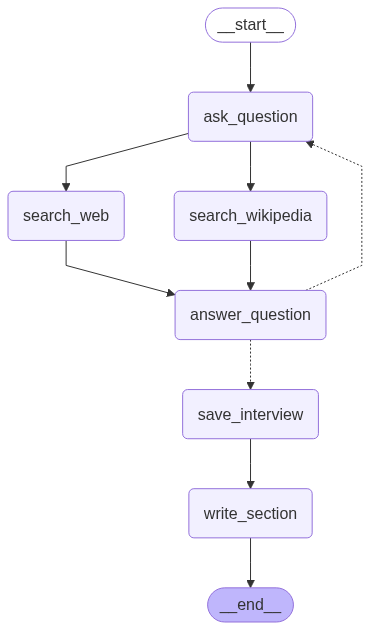

This figure's Python source:
import io
import os
from ast import operator
from typing import Annotated

from dotenv import find_dotenv, load_dotenv
from langchain_community.document_loaders import WikipediaLoader
from langchain_community.tools.tavily_search import TavilySearchResults
from langchain_core.messages import (
    AIMessage,
    HumanMessage,
    SystemMessage,
    get_buffer_string,
)
from langchain_openai import ChatOpenAI
from langgraph.checkpoint.memory import MemorySaver
from langgraph.graph import END, START, MessagesState, StateGraph
from langgraph.graph.message import add_messages
from PIL import Image
from projects.research_automation_multiagent.ai_analyst_generator import Analyst
from pydantic import BaseModel, Field

_ = load_dotenv(find_dotenv())

openai_api_key = os.environ["OPENAI_API_KEY"]
base_url = os.environ["ORCHESTATOR_BASE_URL"]
model_name = os.environ["ORCHESTATOR_MODEL"]


llm = ChatOpenAI(base_url=base_url, model=model_name)

#  MessagesState: tipo de state especializado de LangGraph que almacena mensajes conversacionales (preguntas, respuestas ...)


# representa el state para gestionar un proceso de entrevista entre un analista y el sistema.
class InterviewState(MessagesState):
    # Number turns of conversation. Número máximo de intercambios (preguntas y respuestas)
    max_num_turns: int
    # Source docs. Almacena documentos de referencia o información de contexto necesaria durante la entrevista.
    context: Annotated[list, add_messages]
    # Analyst asking questions. Guarda los detalles del analista actual que realiza las preguntas.
    analyst: Analyst
    # Interview transcript. Mantiene una transcripción de toda la entrevista.
    interview: str
    sections: list  # Final key we duplicate in outer state for Send() API.  Almacena puntos clave o secciones importantes de la entrevista que podrían ser relevantes para el resultado final.


# Representa una consulta de búsqueda que el analista puede generar durante la entrevista para recuperar información adicional (por ejemplo, datos externos).
class SearchQuery(BaseModel):
    # Almacena el texto de la consulta
    search_query: str = Field(None, description="Search query for retrieval.")


# ========================== Creando los nodos =====================
# Nodo: generate_question

question_instructions = """You are an analyst tasked with interviewing an expert to learn about a specific topic. 

Your goal is boil down to interesting and specific insights related to your topic.

1. Interesting: Insights that people will find surprising or non-obvious.
        
2. Specific: Insights that avoid generalities and include specific examples from the expert.

Here is your topic of focus and set of goals: {goals}
        
Begin by introducing yourself using a name that fits your persona, and then ask your question.

Continue to ask questions to drill down and refine your understanding of the topic.
        
When you are satisfied with your understanding, complete the interview with: "Thank you so much for your help!"

Remember to stay in character throughout your response, reflecting the persona and goals provided to you."""


# Funcionalidad para que el analista le haga las preguntas al experto
# El analista le hace preguntas al experto y este hará las busquedas en internet y wikipedia, documentos indexados (RAG)
def generate_question(state: InterviewState):
    """Node to generate a question"""

    # Get state
    analyst = state[
        "analyst"
    ]  # Obtiene la personalidad (nombre, rol, etc.) del analista que conduce la entrevista.
    messages = state[
        "messages"
    ]  # Recupera el historial de conversación (preguntas y respuestas anteriores).

    # Generate question
    system_message = question_instructions.format(
        goals=analyst.persona
    )  # Formatea las instrucciones para incluir la personalidad y objetivos del analista.
    question = llm.invoke([SystemMessage(content=system_message)] + messages)

    # Write messages to state
    return {"messages": [question]}  # Actualiza el state


# Web search tool
tavily_api_key = os.environ["TAVILY_API_KEY"]
tavily_search = TavilySearchResults(max_results=3)

# Wikipedia search tool


# Search query writing
search_instructions = SystemMessage(
    content=f"""You will be given a conversation between an analyst and an expert. 

Your goal is to generate a well-structured query for use in retrieval and / or web-search related to the conversation.
        
First, analyze the full conversation.

Pay particular attention to the final question posed by the analyst.

Convert this final question into a well-structured web search query"""
)


def search_web(state: InterviewState):
    """Retrieve docs from web search"""

    # Search query
    structured_llm = llm.with_structured_output(SearchQuery)
    search_query = structured_llm.invoke([search_instructions] + state["messages"])

    # Search
    search_docs = tavily_search.invoke(search_query.search_query)

    # Format
    formatted_search_docs = "\n\n---\n\n".join(
        [
            f'<Document href="{doc["url"]}"/>\n{doc["content"]}\n</Document>'
            for doc in search_docs
        ]
    )

    return {"context": [formatted_search_docs]}


def search_wikipedia(state: InterviewState):
    """Retrieve docs from wikipedia"""

    # Search query
    structured_llm = llm.with_structured_output(SearchQuery)
    search_query = structured_llm.invoke([search_instructions] + state["messages"])

    # Search
    search_docs = WikipediaLoader(
        query=search_query.search_query, load_max_docs=2
    ).load()

    # Format
    formatted_search_docs = "\n\n---\n\n".join(
        [
            f'<Document source="{doc.metadata["source"]}" page="{doc.metadata.get("page", "")}"/>\n{doc.page_content}\n</Document>'
            for doc in search_docs
        ]
    )

    return {"context": [formatted_search_docs]}


# PAY ATTENTION: this defines the role of the AI Expert
answer_instructions = """You are an expert being interviewed by an analyst.

Here is analyst area of focus: {goals}. 
        
You goal is to answer a question posed by the interviewer.

To answer question, use this context:
        
{context}

When answering questions, follow these guidelines:
        
1. Use only the information provided in the context. 
        
2. Do not introduce external information or make assumptions beyond what is explicitly stated in the context.

3. The context contain sources at the topic of each individual document.

4. Include these sources your answer next to any relevant statements. For example, for source # 1 use [1]. 

5. List your sources in order at the bottom of your answer. [1] Source 1, [2] Source 2, etc
        
6. If the source is: <Document source="assistant/docs/llama3_1.pdf" page="7"/>' then just list: 
        
[1] assistant/docs/llama3_1.pdf, page 7 
        
And skip the addition of the brackets as well as the Document source preamble in your citation."""


def generate_answer(state: InterviewState):
    """Node to answer a question"""

    # Get state
    analyst = state["analyst"]
    messages = state["messages"]
    context = state["context"]

    # Answer question
    system_message = answer_instructions.format(goals=analyst.persona, context=context)
    answer = llm.invoke([SystemMessage(content=system_message)] + messages)

    # Name the message as coming from the expert
    answer.name = "expert"

    # Append it to state
    return {"messages": [answer]}


def save_interview(state: InterviewState):
    """Save interviews"""

    # Get messages
    messages = state["messages"]

    # Convert interview to a string
    interview = get_buffer_string(messages)

    # Save to interviews key
    return {"interview": interview}


# PAY ATTENTION: this is the function that governs the conditional edge
def route_messages(state: InterviewState, name: str = "expert"):
    """Route between question and answer"""

    # Get messages
    messages = state["messages"]
    max_num_turns = state.get("max_num_turns", 2)

    # Check the number of expert answers
    num_responses = len(
        [m for m in messages if isinstance(m, AIMessage) and m.name == name]
    )

    # End if expert has answered more than the max turns
    if num_responses >= max_num_turns:
        return "save_interview"

    # This router is run after each question - answer pair
    # Get the last question asked to check if it signals the end of discussion
    last_question = messages[-2]

    if "Thank you so much for your help" in last_question.content:
        return "save_interview"
    return "ask_question"


# PAY ATTENTION: this defines the rol of the Technical Writer that writes the final report
section_writer_instructions = """You are an expert technical writer. 
            
Your task is to create a short, easily digestible section of a report based on a set of source documents.

1. Analyze the content of the source documents: 
- The name of each source document is at the start of the document, with the <Document tag.
        
2. Create a report structure using markdown formatting:
- Use ## for the section title
- Use ### for sub-section headers
        
3. Write the report following this structure:
a. Title (## header)
b. Summary (### header)
c. Sources (### header)

4. Make your title engaging based upon the focus area of the analyst: 
{focus}

5. For the summary section:
- Set up summary with general background / context related to the focus area of the analyst
- Emphasize what is novel, interesting, or surprising about insights gathered from the interview
- Create a numbered list of source documents, as you use them
- Do not mention the names of interviewers or experts
- Aim for approximately 400 words maximum
- Use numbered sources in your report (e.g., [1], [2]) based on information from source documents
        
6. In the Sources section:
- Include all sources used in your report
- Provide full links to relevant websites or specific document paths
- Separate each source by a newline. Use two spaces at the end of each line to create a newline in Markdown.
- It will look like:

### Sources
[1] Link or Document name
[2] Link or Document name

7. Be sure to combine sources. For example this is not correct:

[3] https://ai.meta.com/blog/meta-llama-3-1/
[4] https://ai.meta.com/blog/meta-llama-3-1/

There should be no redundant sources. It should simply be:

[3] https://ai.meta.com/blog/meta-llama-3-1/
        
8. Final review:
- Ensure the report follows the required structure
- Include no preamble before the title of the report
- Check that all guidelines have been followed"""


def write_section(state: InterviewState):
    """Node to answer a question"""

    # Get state
    interview = state["interview"]
    context = state["context"]
    analyst = state["analyst"]

    # Write section using either the gathered source docs from interview (context) or the interview itself (interview)
    system_message = section_writer_instructions.format(focus=analyst.description)
    section = llm.invoke(
        [SystemMessage(content=system_message)]
        + [HumanMessage(content=f"Use this source to write your section: {context}")]
    )

    # Append it to state
    return {"sections": [section.content]}


# ================== Constuyendo el grafo =================
interview_builder = StateGraph(InterviewState)

# Nodes
interview_builder.add_node("ask_question", generate_question)
interview_builder.add_node("search_web", search_web)
interview_builder.add_node("search_wikipedia", search_wikipedia)
interview_builder.add_node("answer_question", generate_answer)
interview_builder.add_node("save_interview", save_interview)
interview_builder.add_node("write_section", write_section)

# Edge
interview_builder.add_edge(START, "ask_question")
interview_builder.add_edge("ask_question", "search_web")
interview_builder.add_edge("ask_question", "search_wikipedia")
interview_builder.add_edge("search_web", "answer_question")
interview_builder.add_edge("search_wikipedia", "answer_question")

# PAY ATTENTION: see how we define the conditional edge
interview_builder.add_conditional_edges(
    "answer_question", route_messages, ["ask_question", "save_interview"]
)

interview_builder.add_edge("save_interview", "write_section")
interview_builder.add_edge("write_section", END)

# Interview
memory = MemorySaver()

# PAY ATTENTION: see how we use .with_config
interview_graph = interview_builder.compile(checkpointer=memory).with_config(
    run_name="Conduct Interviews"
)

# View
# display(Image(interview_graph.get_graph().draw_mermaid_png()))

# ===================== Create a image graph =====================
graph_image = interview_graph.get_graph(xray=True)
png_bytes = graph_image.draw_mermaid_png()
image = Image.open(io.BytesIO(png_bytes))
image.save("ai_interview_generator.png")
print("✅ Graph image saved as graph.png")
